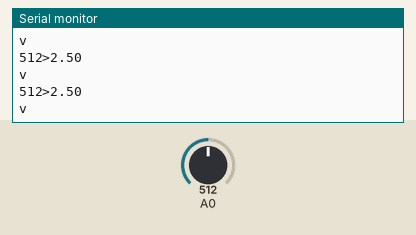
A sketch run on a simulated Arduino Uno, built with avr-gcc and run on an emulated ATmega328P. Shown: the last lines printed to the serial monitor. Inputs (shaded band) come from the test bench; at power-on: A0 = 512.

Above: at 1.3 s.
1.4 s: A0 set to 716
At 1.81 s:
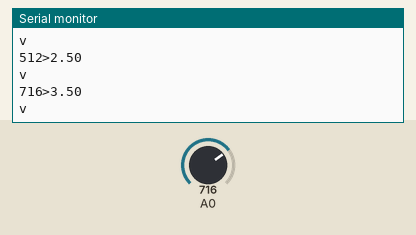
2.9 s: A0 set to 900
At 3.32 s:
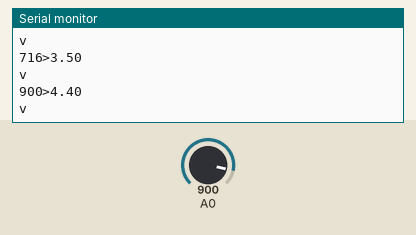
Timing chart, 0 to 5.9 s (numbered marks = the images above; inputs shaded):
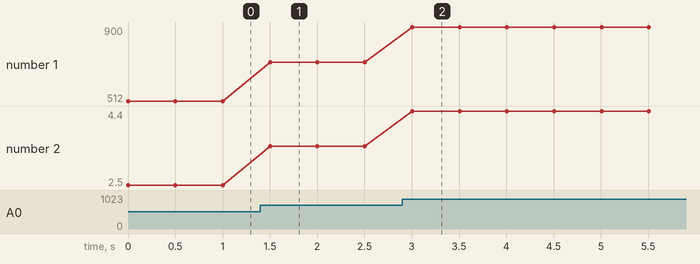

Measured:
- after the input at 1.4 s, the serial monitor: prints a new line after 0.10 s (image 1)
- after the input at 2.9 s, the serial monitor: prints a new line after 0.10 s (image 2)
- plotted number 1: 512 → 716 after the input at 1.4 s, 716 → 900 after the input at 2.9 s
- plotted number 2: 2.5 → 3.5 after the input at 1.4 s, 3.5 → 4.4 after the input at 2.9 s

The sketch:

voltimetro.ino
```cpp
void setup() {

  Serial.begin(9600);

}

void loop() {

  int valorAnalog=analogRead(A0);

   Serial.print(valorAnalog);
   Serial.print(">");

     float voltios=5.0*valorAnalog/1023.0;

     Serial.println(voltios);

     Serial.println("v");

     delay(500);

}
```
